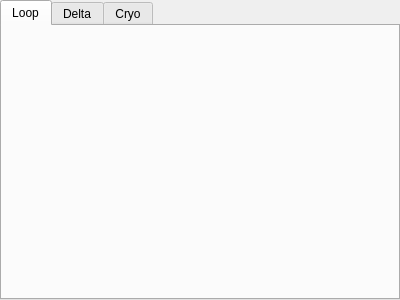
<?xml version="1.0" encoding="UTF-8"?>
<ui version="4.0">
 <class>tabWidget</class>
 <widget class="QTabWidget" name="tabWidget">
  <property name="geometry">
   <rect>
    <x>0</x>
    <y>0</y>
    <width>400</width>
    <height>300</height>
   </rect>
  </property>
  <property name="windowTitle">
   <string>TabWidget</string>
  </property>
  <property name="tabShape">
   <enum>QTabWidget::Rounded</enum>
  </property>
  <property name="currentIndex">
   <number>0</number>
  </property>
  <property name="usesScrollButtons">
   <bool>false</bool>
  </property>
  <widget class="QWidget" name="tab">
   <attribute name="title">
    <string>Loop</string>
   </attribute>
   <layout class="QVBoxLayout" name="verticalLayout">
    <item>
     <widget class="QWidget" name="loopCtrl" native="true"/>
    </item>
   </layout>
  </widget>
  <widget class="QWidget" name="tab">
   <attribute name="title">
    <string>Delta</string>
   </attribute>
   <layout class="QVBoxLayout" name="verticalLayout_2">
    <item>
     <widget class="QWidget" name="deltaCtrl" native="true"/>
    </item>
   </layout>
  </widget>
  <widget class="QWidget" name="tab_2">
   <attribute name="title">
    <string>Cryo</string>
   </attribute>
   <layout class="QVBoxLayout" name="verticalLayout_3">
    <item>
     <widget class="QWidget" name="cryoCtrl" native="true"/>
    </item>
   </layout>
  </widget>
 </widget>
 <resources/>
 <connections/>
</ui>
